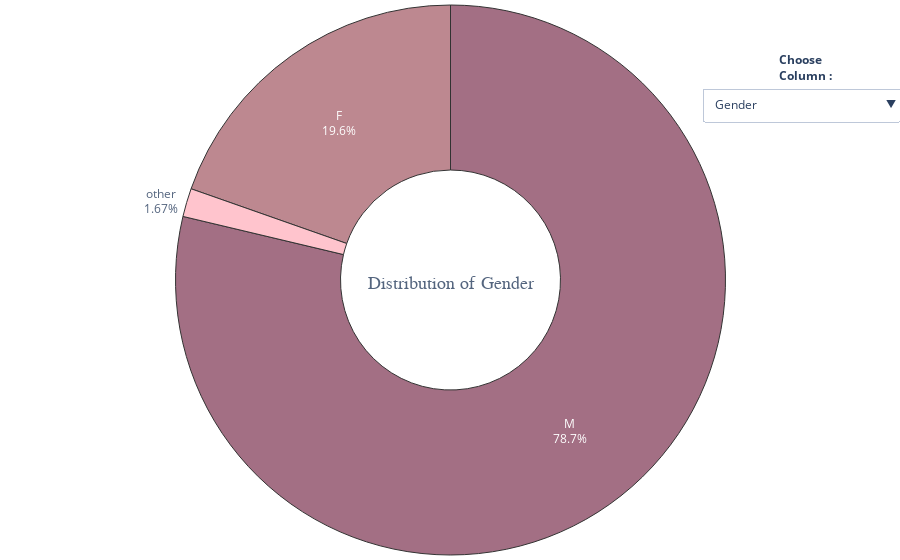

Here is the notebook cell this chart was saved with:
### Code cell
buttons = []
i = 0
vis = [False] * 24

for col in df_.columns:
    vis[i] = True
    buttons.append({'label' : col,
             'method' : 'update',
             'args'   : [{'visible' : vis},
             {'title'  : col}] })
    i+=1
    vis = [False] * 24

fig = go.Figure()
for col in df_.columns:
    fig.add_trace(go.Pie(
             values = df_[col].value_counts(),
             labels = df_[col].value_counts().index,
             title = dict(text = 'Distribution of {}'.format(col),
                          font = dict(size=18, family = 'Times New Roman'),
                          ),
             hole = 0.4,
             hoverinfo='label+percent',))
fig.update_traces(hoverinfo='label+percent',
                  textinfo='label+percent',
                  textfont_size=12,
                  opacity = 0.8,
                  showlegend = False,
                  marker = dict(colors = sns.color_palette(palette1).as_hex(),
                              line=dict(color='#000000', width=1)))
              
fig.update_layout(margin=dict(t=0, b=0, l=0, r=0),
                  updatemenus = [dict(
                        type = 'dropdown',
                        x = 1.15,
                        y = 0.85,
                        showactive = True,
                        active = 0,
                        buttons = buttons)],
                 annotations=[
                             dict(text = "<b>Choose<br>Column<b> : ",
                             showarrow=False,
                             x = 1.06, y = 0.92, yref = "paper", align = "left")])
for i in range(1,22):
    fig.data[i].visible = False
fig.show()

### Figure 1 — Plotly figure (JSON) as saved in the notebook; plotly's stock layout.template omitted (floating-point values rounded to 4 significant figures)
{"data": [{"hole": 0.4, "hoverinfo": "label+percent", "labels": ["M", "F", "other"], "title": {"font": {"family": "Times New Roman", "size": 18}, "text": "Distribution of Gender"}, "values": [991, 247, 21], "type": "pie", "textfont": {"size": 12}, "marker": {"line": {"color": "#000000", "width": 1}, "colors": ["#8d4c66", "#ad6b75", "#ffb6c1", "#f0b2b2", "#c1f8d8", "#d8bfd8", "#e0b0ff", "#ffb6c1", "#f0b2b2", "#f8d8c1", "#fffacd", "#d2b48c", "#d6b39f", "#c48d86"]}, "opacity": 0.8, "showlegend": false, "textinfo": "label+percent"}, {"hole": 0.4, "hoverinfo": "label+percent", "labels": ["No", "Yes"], "title": {"font": {"family": "Times New Roman", "size": 18}, "text": "Distribution of self_employed"}, "values": [1113, 146], "type": "pie", "textfont": {"size": 12}, "marker": {"line": {"color": "#000000", "width": 1}, "colors": ["#8d4c66", "#ad6b75", "#ffb6c1", "#f0b2b2", "#c1f8d8", "#d8bfd8", "#e0b0ff", "#ffb6c1", "#f0b2b2", "#f8d8c1", "#fffacd", "#d2b48c", "#d6b39f", "#c48d86"]}, "opacity": 0.8, "showlegend": false, "textinfo": "label+percent", "visible": false}, {"hole": 0.4, "hoverinfo": "label+percent", "labels": ["No", "Yes"], "title": {"font": {"family": "Times New Roman", "size": 18}, "text": "Distribution of family_history"}, "values": [767, 492], "type": "pie", "textfont": {"size": 12}, "marker": {"line": {"color": "#000000", "width": 1}, "colors": ["#8d4c66", "#ad6b75", "#ffb6c1", "#f0b2b2", "#c1f8d8", "#d8bfd8", "#e0b0ff", "#ffb6c1", "#f0b2b2", "#f8d8c1", "#fffacd", "#d2b48c", "#d6b39f", "#c48d86"]}, "opacity": 0.8, "showlegend": false, "textinfo": "label+percent", "visible": false}, {"hole": 0.4, "hoverinfo": "label+percent", "labels": ["Yes", "No"], "title": {"font": {"family": "Times New Roman", "size": 18}, "text": "Distribution of treatment"}, "values": [637, 622], "type": "pie", "textfont": {"size": 12}, "marker": {"line": {"color": "#000000", "width": 1}, "colors": ["#8d4c66", "#ad6b75", "#ffb6c1", "#f0b2b2", "#c1f8d8", "#d8bfd8", "#e0b0ff", "#ffb6c1", "#f0b2b2", "#f8d8c1", "#fffacd", "#d2b48c", "#d6b39f", "#c48d86"]}, "opacity": 0.8, "showlegend": false, "textinfo": "label+percent", "visible": false}, {"hole": 0.4, "hoverinfo": "label+percent", "labels": ["Sometimes", "Never", "Rarely", "Often"], "title": {"font": {"family": "Times New Roman", "size": 18}, "text": "Distribution of work_interfere"}, "values": [577, 265, 227, 190], "type": "pie", "textfont": {"size": 12}, "marker": {"line": {"color": "#000000", "width": 1}, "colors": ["#8d4c66", "#ad6b75", "#ffb6c1", "#f0b2b2", "#c1f8d8", "#d8bfd8", "#e0b0ff", "#ffb6c1", "#f0b2b2", "#f8d8c1", "#fffacd", "#d2b48c", "#d6b39f", "#c48d86"]}, "opacity": 0.8, "showlegend": false, "textinfo": "label+percent", "visible": false}, {"hole": 0.4, "hoverinfo": "label+percent", "labels": ["6-25", "26-100", "More than 1000", "100-500", "1-5", "500-1000"], "title": {"font": {"family": "Times New Roman", "size": 18}, "text": "Distribution of no_employees"}, "values": [290, 289, 282, 176, 162, 60], "type": "pie", "textfont": {"size": 12}, "marker": {"line": {"color": "#000000", "width": 1}, "colors": ["#8d4c66", "#ad6b75", "#ffb6c1", "#f0b2b2", "#c1f8d8", "#d8bfd8", "#e0b0ff", "#ffb6c1", "#f0b2b2", "#f8d8c1", "#fffacd", "#d2b48c", "#d6b39f", "#c48d86"]}, "opacity": 0.8, "showlegend": false, "textinfo": "label+percent", "visible": false}, {"hole": 0.4, "hoverinfo": "label+percent", "labels": ["No", "Yes"], "title": {"font": {"family": "Times New Roman", "size": 18}, "text": "Distribution of remote_work"}, "values": [883, 376], "type": "pie", "textfont": {"size": 12}, "marker": {"line": {"color": "#000000", "width": 1}, "colors": ["#8d4c66", "#ad6b75", "#ffb6c1", "#f0b2b2", "#c1f8d8", "#d8bfd8", "#e0b0ff", "#ffb6c1", "#f0b2b2", "#f8d8c1", "#fffacd", "#d2b48c", "#d6b39f", "#c48d86"]}, "opacity": 0.8, "showlegend": false, "textinfo": "label+percent", "visible": false}, {"hole": 0.4, "hoverinfo": "label+percent", "labels": ["Yes", "No"], "title": {"font": {"family": "Times New Roman", "size": 18}, "text": "Distribution of tech_company"}, "values": [1031, 228], "type": "pie", "textfont": {"size": 12}, "marker": {"line": {"color": "#000000", "width": 1}, "colors": ["#8d4c66", "#ad6b75", "#ffb6c1", "#f0b2b2", "#c1f8d8", "#d8bfd8", "#e0b0ff", "#ffb6c1", "#f0b2b2", "#f8d8c1", "#fffacd", "#d2b48c", "#d6b39f", "#c48d86"]}, "opacity": 0.8, "showlegend": false, "textinfo": "label+percent", "visible": false}, {"hole": 0.4, "hoverinfo": "label+percent", "labels": ["Yes", "Don't know", "No"], "title": {"font": {"family": "Times New Roman", "size": 18}, "text": "Distribution of benefits"}, "values": [477, 408, 374], "type": "pie", "textfont": {"size": 12}, "marker": {"line": {"color": "#000000", "width": 1}, "colors": ["#8d4c66", "#ad6b75", "#ffb6c1", "#f0b2b2", "#c1f8d8", "#d8bfd8", "#e0b0ff", "#ffb6c1", "#f0b2b2", "#f8d8c1", "#fffacd", "#d2b48c", "#d6b39f", "#c48d86"]}, "opacity": 0.8, "showlegend": false, "textinfo": "label+percent", "visible": false}, {"hole": 0.4, "hoverinfo": "label+percent", "labels": ["No", "Yes", "Not sure"], "title": {"font": {"family": "Times New Roman", "size": 18}, "text": "Distribution of care_options"}, "values": [501, 444, 314], "type": "pie", "textfont": {"size": 12}, "marker": {"line": {"color": "#000000", "width": 1}, "colors": ["#8d4c66", "#ad6b75", "#ffb6c1", "#f0b2b2", "#c1f8d8", "#d8bfd8", "#e0b0ff", "#ffb6c1", "#f0b2b2", "#f8d8c1", "#fffacd", "#d2b48c", "#d6b39f", "#c48d86"]}, "opacity": 0.8, "showlegend": false, "textinfo": "label+percent", "visible": false}, {"hole": 0.4, "hoverinfo": "label+percent", "labels": ["No", "Yes", "Don't know"], "title": {"font": {"family": "Times New Roman", "size": 18}, "text": "Distribution of wellness_program"}, "values": [842, 229, 188], "type": "pie", "textfont": {"size": 12}, "marker": {"line": {"color": "#000000", "width": 1}, "colors": ["#8d4c66", "#ad6b75", "#ffb6c1", "#f0b2b2", "#c1f8d8", "#d8bfd8", "#e0b0ff", "#ffb6c1", "#f0b2b2", "#f8d8c1", "#fffacd", "#d2b48c", "#d6b39f", "#c48d86"]}, "opacity": 0.8, "showlegend": false, "textinfo": "label+percent", "visible": false}, {"hole": 0.4, "hoverinfo": "label+percent", "labels": ["No", "Don't know", "Yes"], "title": {"font": {"family": "Times New Roman", "size": 18}, "text": "Distribution of seek_help"}, "values": [646, 363, 250], "type": "pie", "textfont": {"size": 12}, "marker": {"line": {"color": "#000000", "width": 1}, "colors": ["#8d4c66", "#ad6b75", "#ffb6c1", "#f0b2b2", "#c1f8d8", "#d8bfd8", "#e0b0ff", "#ffb6c1", "#f0b2b2", "#f8d8c1", "#fffacd", "#d2b48c", "#d6b39f", "#c48d86"]}, "opacity": 0.8, "showlegend": false, "textinfo": "label+percent", "visible": false}, {"hole": 0.4, "hoverinfo": "label+percent", "labels": ["Don't know", "Yes", "No"], "title": {"font": {"family": "Times New Roman", "size": 18}, "text": "Distribution of anonymity"}, "values": [819, 375, 65], "type": "pie", "textfont": {"size": 12}, "marker": {"line": {"color": "#000000", "width": 1}, "colors": ["#8d4c66", "#ad6b75", "#ffb6c1", "#f0b2b2", "#c1f8d8", "#d8bfd8", "#e0b0ff", "#ffb6c1", "#f0b2b2", "#f8d8c1", "#fffacd", "#d2b48c", "#d6b39f", "#c48d86"]}, "opacity": 0.8, "showlegend": false, "textinfo": "label+percent", "visible": false}, {"hole": 0.4, "hoverinfo": "label+percent", "labels": ["Don't know", "Somewhat easy", "Very easy", "Somewhat difficult", "Very difficult"], "title": {"font": {"family": "Times New Roman", "size": 18}, "text": "Distribution of leave"}, "values": [563, 266, 206, 126, 98], "type": "pie", "textfont": {"size": 12}, "marker": {"line": {"color": "#000000", "width": 1}, "colors": ["#8d4c66", "#ad6b75", "#ffb6c1", "#f0b2b2", "#c1f8d8", "#d8bfd8", "#e0b0ff", "#ffb6c1", "#f0b2b2", "#f8d8c1", "#fffacd", "#d2b48c", "#d6b39f", "#c48d86"]}, "opacity": 0.8, "showlegend": false, "textinfo": "label+percent", "visible": false}, {"hole": 0.4, "hoverinfo": "label+percent", "labels": ["No", "Maybe", "Yes"], "title": {"font": {"family": "Times New Roman", "size": 18}, "text": "Distribution of mental_health_consequence"}, "values": [490, 477, 292], "type": "pie", "textfont": {"size": 12}, "marker": {"line": {"color": "#000000", "width": 1}, "colors": ["#8d4c66", "#ad6b75", "#ffb6c1", "#f0b2b2", "#c1f8d8", "#d8bfd8", "#e0b0ff", "#ffb6c1", "#f0b2b2", "#f8d8c1", "#fffacd", "#d2b48c", "#d6b39f", "#c48d86"]}, "opacity": 0.8, "showlegend": false, "textinfo": "label+percent", "visible": false}, {"hole": 0.4, "hoverinfo": "label+percent", "labels": ["No", "Maybe", "Yes"], "title": {"font": {"family": "Times New Roman", "size": 18}, "text": "Distribution of phys_health_consequence"}, "values": [925, 273, 61], "type": "pie", "textfont": {"size": 12}, "marker": {"line": {"color": "#000000", "width": 1}, "colors": ["#8d4c66", "#ad6b75", "#ffb6c1", "#f0b2b2", "#c1f8d8", "#d8bfd8", "#e0b0ff", "#ffb6c1", "#f0b2b2", "#f8d8c1", "#fffacd", "#d2b48c", "#d6b39f", "#c48d86"]}, "opacity": 0.8, "showlegend": false, "textinfo": "label+percent", "visible": false}, {"hole": 0.4, "hoverinfo": "label+percent", "labels": ["Some of them", "No", "Yes"], "title": {"font": {"family": "Times New Roman", "size": 18}, "text": "Distribution of coworkers"}, "values": [774, 260, 225], "type": "pie", "textfont": {"size": 12}, "marker": {"line": {"color": "#000000", "width": 1}, "colors": ["#8d4c66", "#ad6b75", "#ffb6c1", "#f0b2b2", "#c1f8d8", "#d8bfd8", "#e0b0ff", "#ffb6c1", "#f0b2b2", "#f8d8c1", "#fffacd", "#d2b48c", "#d6b39f", "#c48d86"]}, "opacity": 0.8, "showlegend": false, "textinfo": "label+percent", "visible": false}, {"hole": 0.4, "hoverinfo": "label+percent", "labels": ["Yes", "No", "Some of them"], "title": {"font": {"family": "Times New Roman", "size": 18}, "text": "Distribution of supervisor"}, "values": [516, 393, 350], "type": "pie", "textfont": {"size": 12}, "marker": {"line": {"color": "#000000", "width": 1}, "colors": ["#8d4c66", "#ad6b75", "#ffb6c1", "#f0b2b2", "#c1f8d8", "#d8bfd8", "#e0b0ff", "#ffb6c1", "#f0b2b2", "#f8d8c1", "#fffacd", "#d2b48c", "#d6b39f", "#c48d86"]}, "opacity": 0.8, "showlegend": false, "textinfo": "label+percent", "visible": false}, {"hole": 0.4, "hoverinfo": "label+percent", "labels": ["No", "Maybe", "Yes"], "title": {"font": {"family": "Times New Roman", "size": 18}, "text": "Distribution of mental_health_interview"}, "values": [1008, 207, 44], "type": "pie", "textfont": {"size": 12}, "marker": {"line": {"color": "#000000", "width": 1}, "colors": ["#8d4c66", "#ad6b75", "#ffb6c1", "#f0b2b2", "#c1f8d8", "#d8bfd8", "#e0b0ff", "#ffb6c1", "#f0b2b2", "#f8d8c1", "#fffacd", "#d2b48c", "#d6b39f", "#c48d86"]}, "opacity": 0.8, "showlegend": false, "textinfo": "label+percent", "visible": false}, {"hole": 0.4, "hoverinfo": "label+percent", "labels": ["Maybe", "No", "Yes"], "title": {"font": {"family": "Times New Roman", "size": 18}, "text": "Distribution of phys_health_interview"}, "values": [557, 500, 202], "type": "pie", "textfont": {"size": 12}, "marker": {"line": {"color": "#000000", "width": 1}, "colors": ["#8d4c66", "#ad6b75", "#ffb6c1", "#f0b2b2", "#c1f8d8", "#d8bfd8", "#e0b0ff", "#ffb6c1", "#f0b2b2", "#f8d8c1", "#fffacd", "#d2b48c", "#d6b39f", "#c48d86"]}, "opacity": 0.8, "showlegend": false, "textinfo": "label+percent", "visible": false}, {"hole": 0.4, "hoverinfo": "label+percent", "labels": ["Don't know", "Yes", "No"], "title": {"font": {"family": "Times New Roman", "size": 18}, "text": "Distribution of mental_vs_physical"}, "values": [576, 343, 340], "type": "pie", "textfont": {"size": 12}, "marker": {"line": {"color": "#000000", "width": 1}, "colors": ["#8d4c66", "#ad6b75", "#ffb6c1", "#f0b2b2", "#c1f8d8", "#d8bfd8", "#e0b0ff", "#ffb6c1", "#f0b2b2", "#f8d8c1", "#fffacd", "#d2b48c", "#d6b39f", "#c48d86"]}, "opacity": 0.8, "showlegend": false, "textinfo": "label+percent", "visible": false}, {"hole": 0.4, "hoverinfo": "label+percent", "labels": ["No", "Yes"], "title": {"font": {"family": "Times New Roman", "size": 18}, "text": "Distribution of obs_consequence"}, "values": [1075, 184], "type": "pie", "textfont": {"size": 12}, "marker": {"line": {"color": "#000000", "width": 1}, "colors": ["#8d4c66", "#ad6b75", "#ffb6c1", "#f0b2b2", "#c1f8d8", "#d8bfd8", "#e0b0ff", "#ffb6c1", "#f0b2b2", "#f8d8c1", "#fffacd", "#d2b48c", "#d6b39f", "#c48d86"]}, "opacity": 0.8, "showlegend": false, "textinfo": "label+percent", "visible": false}], "layout": {"margin": {"t": 0, "b": 0, "l": 0, "r": 0}, "updatemenus": [{"active": 0, "buttons": [{"args": [{"visible": [true, false, false, false, false, false, false, false, false, false, false, false, false, false, false, false, false, false, false, false, false, false, false, false]}, {"title": "Gender"}], "label": "Gender", "method": "update"}, {"args": [{"visible": [false, true, false, false, false, false, false, false, false, false, false, false, false, false, false, false, false, false, false, false, false, false, false, false]}, {"title": "self_employed"}], "label": "self_employed", "method": "update"}, {"args": [{"visible": [false, false, true, false, false, false, false, false, false, false, false, false, false, false, false, false, false, false, false, false, false, false, false, false]}, {"title": "family_history"}], "label": "family_history", "method": "update"}, {"args": [{"visible": [false, false, false, true, false, false, false, false, false, false, false, false, false, false, false, false, false, false, false, false, false, false, false, false]}, {"title": "treatment"}], "label": "treatment", "method": "update"}, {"args": [{"visible": [false, false, false, false, true, false, false, false, false, false, false, false, false, false, false, false, false, false, false, false, false, false, false, false]}, {"title": "work_interfere"}], "label": "work_interfere", "method": "update"}, {"args": [{"visible": [false, false, false, false, false, true, false, false, false, false, false, false, false, false, false, false, false, false, false, false, false, false, false, false]}, {"title": "no_employees"}], "label": "no_employees", "method": "update"}, {"args": [{"visible": [false, false, false, false, false, false, true, false, false, false, false, false, false, false, false, false, false, false, false, false, false, false, false, false]}, {"title": "remote_work"}], "label": "remote_work", "method": "update"}, {"args": [{"visible": [false, false, false, false, false, false, false, true, false, false, false, false, false, false, false, false, false, false, false, false, false, false, false, false]}, {"title": "tech_company"}], "label": "tech_company", "method": "update"}, {"args": [{"visible": [false, false, false, false, false, false, false, false, true, false, false, false, false, false, false, false, false, false, false, false, false, false, false, false]}, {"title": "benefits"}], "label": "benefits", "method": "update"}, {"args": [{"visible": [false, false, false, false, false, false, false, false, false, true, false, false, false, false, false, false, false, false, false, false, false, false, false, false]}, {"title": "care_options"}], "label": "care_options", "method": "update"}, {"args": [{"visible": [false, false, false, false, false, false, false, false, false, false, true, false, false, false, false, false, false, false, false, false, false, false, false, false]}, {"title": "wellness_program"}], "label": "wellness_program", "method": "update"}, {"args": [{"visible": [false, false, false, false, false, false, false, false, false, false, false, true, false, false, false, false, false, false, false, false, false, false, false, false]}, {"title": "seek_help"}], "label": "seek_help", "method": "update"}, {"args": [{"visible": [false, false, false, false, false, false, false, false, false, false, false, false, true, false, false, false, false, false, false, false, false, false, false, false]}, {"title": "anonymity"}], "label": "anonymity", "method": "update"}, {"args": [{"visible": [false, false, false, false, false, false, false, false, false, false, false, false, false, true, false, false, false, false, false, false, false, false, false, false]}, {"title": "leave"}], "label": "leave", "method": "update"}, {"args": [{"visible": [false, false, false, false, false, false, false, false, false, false, false, false, false, false, true, false, false, false, false, false, false, false, false, false]}, {"title": "mental_health_consequence"}], "label": "mental_health_consequence", "method": "update"}, {"args": [{"visible": [false, false, false, false, false, false, false, false, false, false, false, false, false, false, false, true, false, false, false, false, false, false, false, false]}, {"title": "phys_health_consequence"}], "label": "phys_health_consequence", "method": "update"}, {"args": [{"visible": [false, false, false, false, false, false, false, false, false, false, false, false, false, false, false, false, true, false, false, false, false, false, false, false]}, {"title": "coworkers"}], "label": "coworkers", "method": "update"}, {"args": [{"visible": [false, false, false, false, false, false, false, false, false, false, false, false, false, false, false, false, false, true, false, false, false, false, false, false]}, {"title": "supervisor"}], "label": "supervisor", "method": "update"}, {"args": [{"visible": [false, false, false, false, false, false, false, false, false, false, false, false, false, false, false, false, false, false, true, false, false, false, false, false]}, {"title": "mental_health_interview"}], "label": "mental_health_interview", "method": "update"}, {"args": [{"visible": [false, false, false, false, false, false, false, false, false, false, false, false, false, false, false, false, false, false, false, true, false, false, false, false]}, {"title": "phys_health_interview"}], "label": "phys_health_interview", "method": "update"}, {"args": [{"visible": [false, false, false, false, false, false, false, false, false, false, false, false, false, false, false, false, false, false, false, false, true, false, false, false]}, {"title": "mental_vs_physical"}], "label": "mental_vs_physical", "method": "update"}, {"args": [{"visible": [false, false, false, false, false, false, false, false, false, false, false, false, false, false, false, false, false, false, false, false, false, true, false, false]}, {"title": "obs_consequence"}], "label": "obs_consequence", "method": "update"}], "showactive": true, "type": "dropdown", "x": 1.15, "y": 0.85}], "annotations": [{"align": "left", "showarrow": false, "text": "<b>Choose<br>Column<b> : ", "x": 1.06, "y": 0.92, "yref": "paper"}], "autosize": true}}
